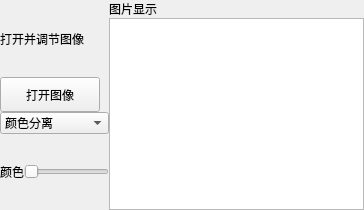
                   <widget class="QWidget" name="tab_100">
                    <property name="layoutDirection">
                     <enum>Qt::LeftToRight</enum>
                    </property>
                    <attribute name="icon">
                     <iconset resource="../../../resources/icons/resource.qrc">
                      <normaloff>:/BootomBar/bottomBar3.png</normaloff>:/BootomBar/bottomBar3.png</iconset>
                    </attribute>
                    <attribute name="title">
                     <string>快速图像转换</string>
                    </attribute>
                    <layout class="QHBoxLayout" name="horizontalLayout_149" stretch="3,7">
                     <property name="spacing">
                      <number>0</number>
                     </property>
                     <property name="leftMargin">
                      <number>0</number>
                     </property>
                     <property name="topMargin">
                      <number>0</number>
                     </property>
                     <property name="rightMargin">
                      <number>0</number>
                     </property>
                     <property name="bottomMargin">
                      <number>0</number>
                     </property>
                     <item>
                      <widget class="QWidget" name="widget_569" native="true">
                       <layout class="QVBoxLayout" name="verticalLayout_100">
                        <property name="spacing">
                         <number>0</number>
                        </property>
                        <property name="leftMargin">
                         <number>0</number>
                        </property>
                        <property name="topMargin">
                         <number>0</number>
                        </property>
                        <property name="rightMargin">
                         <number>0</number>
                        </property>
                        <property name="bottomMargin">
                         <number>0</number>
                        </property>
                        <item>
                         <widget class="QLabel" name="label_131">
                          <property name="text">
                           <string>打开并调节图像</string>
                          </property>
                         </widget>
                        </item>
                        <item>
                         <widget class="QPushButton" name="pushButton_203">
                          <property name="minimumSize">
                           <size>
                            <width>100</width>
                            <height>35</height>
                           </size>
                          </property>
                          <property name="maximumSize">
                           <size>
                            <width>100</width>
                            <height>35</height>
                           </size>
                          </property>
                          <property name="text">
                           <string>打开图像</string>
                          </property>
                          <property name="icon">
                           <iconset resource="../../../resources/icons/resource.qrc">
                            <normaloff>:/Bottom-Quick-image/image11.png</normaloff>:/Bottom-Quick-image/image11.png</iconset>
                          </property>
                          <property name="iconSize">
                           <size>
                            <width>30</width>
                            <height>30</height>
                           </size>
                          </property>
                         </widget>
                        </item>
                        <item>
                         <widget class="QComboBox" name="comboBox_8">
                          <item>
                           <property name="text">
                            <string>颜色分离</string>
                           </property>
                          </item>
                          <item>
                           <property name="text">
                            <string>光线分离</string>
                           </property>
                          </item>
                          <item>
                           <property name="text">
                            <string>中心线</string>
                           </property>
                          </item>
                         </widget>
                        </item>
                        <item>
                         <widget class="QWidget" name="widget_570" native="true">
                          <layout class="QHBoxLayout" name="horizontalLayout_150">
                           <property name="spacing">
                            <number>0</number>
                           </property>
                           <property name="leftMargin">
                            <number>0</number>
                           </property>
                           <property name="topMargin">
                            <number>0</number>
                           </property>
                           <property name="rightMargin">
                            <number>0</number>
                           </property>
                           <property name="bottomMargin">
                            <number>0</number>
                           </property>
                           <item>
                            <widget class="QLabel" name="label_132">
                             <property name="text">
                              <string>颜色</string>
                             </property>
                            </widget>
                           </item>
                           <item>
                            <widget class="QSlider" name="horizontalSlider_21">
                             <property name="orientation">
                              <enum>Qt::Horizontal</enum>
                             </property>
                            </widget>
                           </item>
                          </layout>
                         </widget>
                        </item>
                       </layout>
                      </widget>
                     </item>
                     <item>
                      <widget class="QWidget" name="widget_571" native="true">
                       <layout class="QVBoxLayout" name="verticalLayout_101">
                        <property name="spacing">
                         <number>0</number>
                        </property>
                        <property name="leftMargin">
                         <number>0</number>
                        </property>
                        <property name="topMargin">
                         <number>0</number>
                        </property>
                        <property name="rightMargin">
                         <number>0</number>
                        </property>
                        <property name="bottomMargin">
                         <number>0</number>
                        </property>
                        <item>
                         <widget class="QLabel" name="label_133">
                          <property name="text">
                           <string>图片显示</string>
                          </property>
                         </widget>
                        </item>
                        <item>
                         <widget class="QTextEdit" name="textEdit_31"/>
                        </item>
                       </layout>
                      </widget>
                     </item>
                    </layout>
                   </widget>
